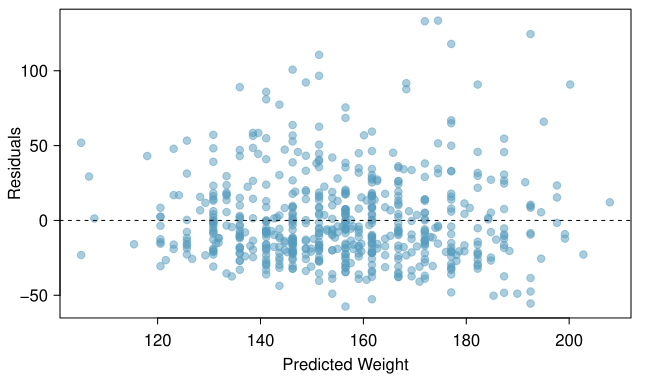

Reproduce this figure in R.
library(openintro)
data(COL)

myPDF("famussHeightWeightResidualPlot.pdf", 6, 2.7,
      mfrow = c(1, 2),
      mgp = c(2, 0.25, 0),
      mar = c(3, 3, 1, 0.8))

plot(-187.791 + 5.139 * famuss$height,
     famuss$weight - (-187.791 + 5.139 * famuss$height),
     pch = 20,
     cex = 1.5,
     col = COL[1, 3],
     xlab = 'Predicted Weight',
     ylab = 'Residuals')
abline(h = 0, lty = 2)

boxPlot(famuss$weight - (-187.791 + 5.139 * famuss$height), 
        lcol = COL[1],
        col = COL[1,2],
        xlab = 'Residuals',
        axes=TRUE)

dev.off()

##version w/o boxplot

myPDF('famussHeightWeightResidualPlot.pdf', 6.51, 3.786,
      mar = c(3, 3, 0.5, 1),
      mgp = c(1.8, 0.6, 0))

plot(-187.791 + 5.139 * famuss$height,
     famuss$weight - (-187.791 + 5.139 * famuss$height),
     pch = 20,
     cex = 1.5,
     col = COL[1, 3],
     xlab = 'Predicted Weight',
     ylab = 'Residuals')
abline(h = 0, lty = 2)

dev.off()
